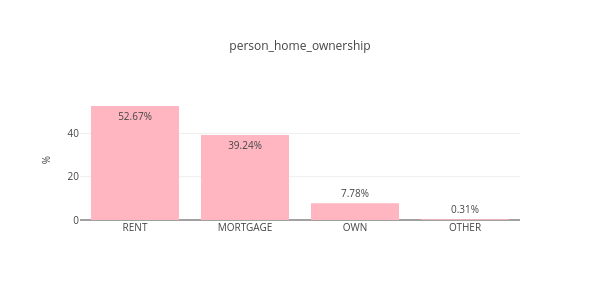

Here is the notebook cell this chart was saved with:
### Code cell
counts = (data_proc['person_home_ownership']
          .value_counts(normalize=True)  
          .sort_values(ascending=False)) 


fig = px.bar(
    x=counts.index,
    y=counts.values * 100,  
    text=[f"{v*100:.2f}%" for v in counts.values],  
    template='presentation',
    title='person_home_ownership',
    color_discrete_sequence=custom_pink
)


fig.update_layout(
    width=600,    
    height=300, 
    title={'text': 'person_home_ownership', 'x': 0.5, 'xanchor': 'center', 'font': {'size': 12}},
    xaxis=dict(title='', titlefont=dict(size=10), tickfont=dict(size=10)),
    yaxis=dict(title='%', titlefont=dict(size=10), tickfont=dict(size=10))
)
fig.update_traces(
    textfont_size=10
)
fig.show()

### Figure 1 — Plotly figure (JSON) as saved in the notebook; plotly's stock layout.template omitted (floating-point values rounded to 4 significant figures)
{"data": [{"alignmentgroup": "True", "hovertemplate": "x=%{x}<br>y=%{y}<br>text=%{text}<extra></extra>", "legendgroup": "", "marker": {"color": "#FFB6C1", "pattern": {"shape": ""}}, "name": "", "offsetgroup": "", "orientation": "v", "showlegend": false, "text": ["52.67%", "39.24%", "7.78%", "0.31%"], "textfont": {"size": 10}, "textposition": "auto", "type": "bar", "x": ["RENT", "MORTGAGE", "OWN", "OTHER"], "xaxis": "x", "y": [52.67, 39.24, 7.775, 0.3115], "yaxis": "y"}], "layout": {"barmode": "relative", "height": 300, "legend": {"tracegroupgap": 0}, "title": {"font": {"size": 12}, "text": "person_home_ownership", "x": 0.5, "xanchor": "center"}, "width": 600, "xaxis": {"anchor": "y", "domain": [0, 1], "tickfont": {"size": 10}, "title": {"font": {"size": 10}, "text": ""}}, "yaxis": {"anchor": "x", "domain": [0, 1], "tickfont": {"size": 10}, "title": {"font": {"size": 10}, "text": "%"}}}}
